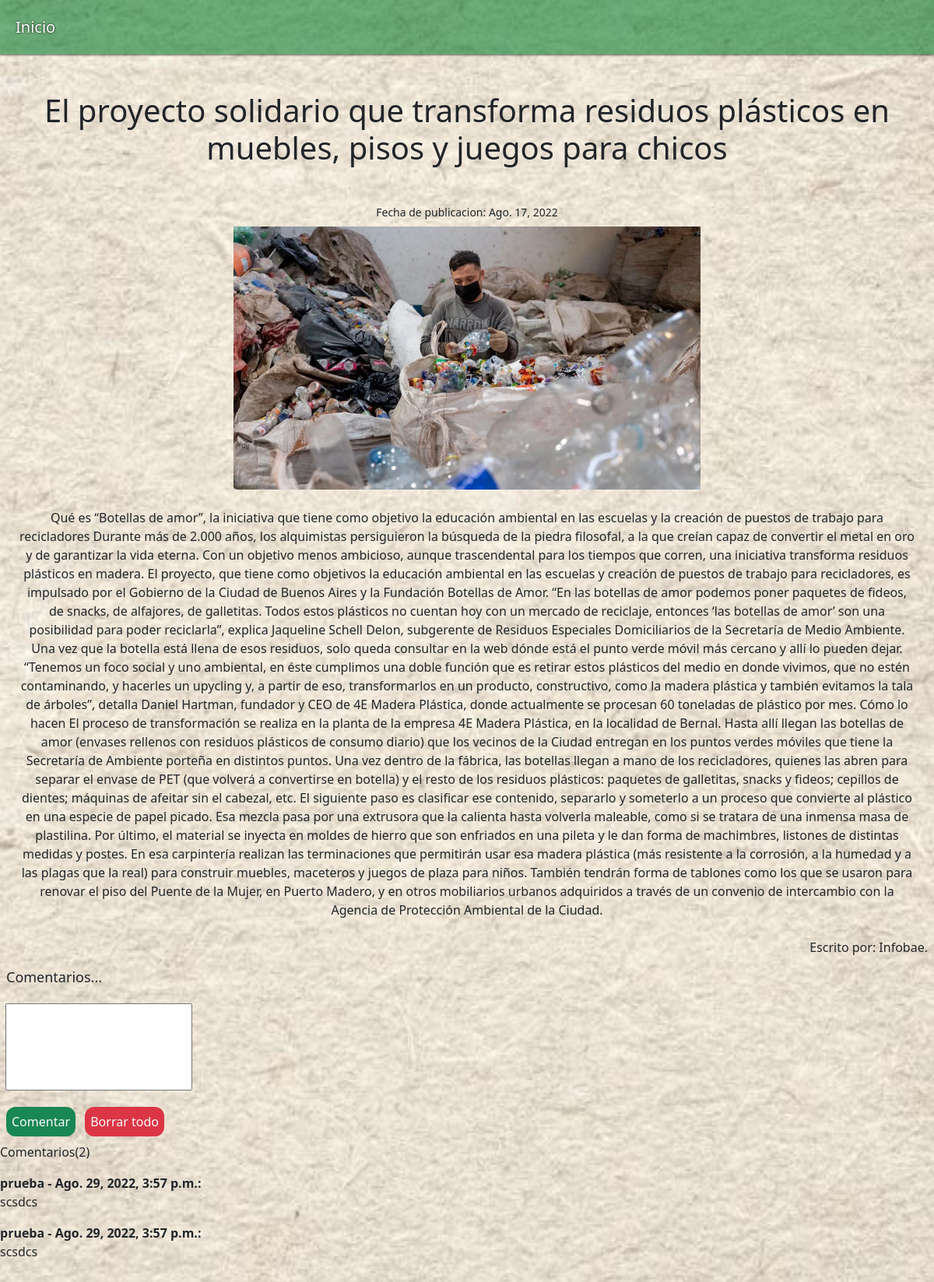
The page /seccion/articulo/1 on the database its author committed.
### apps/noticias/models.py (models this page shows, shortened)
class Noticia(models.Model):
    titulo = models.CharField(max_length=150)
    autor = models.CharField(max_length=50, null = True, blank=True)
    fechaCreacion = models.DateField(auto_now=False)
    contenido = models.TextField()
    imagen = models.ImageField(upload_to= 'noticias', null=True, blank = True)
    categoria = models.ForeignKey(Categoria, on_delete= models.CASCADE, null=True, blank= True)

class Comentario(models.Model):
    noticia_Comentario = models.ForeignKey(Noticia, related_name="comentario",on_delete=models.CASCADE)
    nombre = models.ForeignKey(User, on_delete=models.CASCADE)
    contenido = models.TextField()
    fecha_de_comentario = models.DateTimeField(auto_now_add=True)

### apps/noticias/views.py (the view)
# urls.py: path('articulo/<int:art>',articulo, name= 'articulo'),
def articulo(request, art):
    articuloSeleccionado = Noticia.objects.get(pk=art) #Aqui obtengo el objeto articuloSeleccionado.
    comentarios = Comentario.objects.filter(noticia_Comentario_id=art)
    if request.method == 'POST':
        formComentario = FormComentario(request.POST)
        if formComentario.is_valid():
            contenido= request.POST.get('contenido')
            Comentario.objects.create(noticia_Comentario_id=art, nombre=request.user, contenido=contenido)
    else:
        formComentario= FormComentario()
    ctx={
        'noticia': articuloSeleccionado,
        'comentarios': comentarios,
        'formComentario': formComentario,
    }
    return render(request, 'noticias/articulo.html', ctx)

### apps/noticias/forms.py
class FormComentario(forms.ModelForm):
    class Meta:
        model = Comentario
        fields = {
            'contenido',
        }

### templates/noticias/articulo.html (shortened to what this page needs)
{% load static %}
<!DOCTYPE html>
<html lang="en">
<head>
    <link href="https://cdn.jsdelivr.net/npm/bootstrap@5.2.0/dist/css/bootstrap.min.css" rel="stylesheet"
>
    <link rel="stylesheet" href="{% static 'noticias/articulos.css' %}">
</head>
<body>
    <nav>
        <a href="{% url 'home' %}">Inicio</a>
    </nav>
    <section>
        <h1 class="m-5 text-center"> {{ noticia.titulo }} </h1>
        <small class="m-2 text-center">Fecha de publicacion: {{ noticia.fechaCreacion }} </small>
        <div class="col-md-6">
            <img style="width: 750px;" class="img-fluid" src="{{ noticia.imagen.url }}">
        </div>
        <article class="m-4 text-center">
            <p> {{ noticia.contenido }} </p>
        </article>
        {% if noticia.autor %}
        <p class="autor m-2"> Escrito por: {{ noticia.autor }}. </p>
        {%else%}
        <p class="autor m-2"> Escrito por: Anonimo. </p>
        {% endif %}
        <section>
            <h3 class="p-2" style="font-size: 18px;">Comentarios...</h3>
            <form id="formulario" method="post">
                {{ formComentario.as_p }}
                <div class="p-1">
                    <input class="bg-success text-light m-1" style="padding: 7px; border-radius: 12px; border:none;" type="submit" required="" value="Comentar">
                    <button class="bg-danger text-light m-1" style="padding: 7px; border-radius: 12px; border:none;" type="submit" onclick="validate();">Borrar todo</button>
                </div>
            </form>
            {% if comentarios %}
            <p>Comentarios({{ comentarios.count }})</p>
            {% for c in comentarios %}
            <strong>{{ c.nombre }} - {{ c.fecha_de_comentario }}:</strong>
            <p>{{ c.contenido }}</p>
            {% endfor %}
            {%endif%}
        </section>
</body>
</html>

### static/noticias/articulos.css (style rules this page uses)
* { margin: 0; padding: 0; box-sizing: border-box; }
body { background-image: url('/static/img/fondo.jpg'); background-position: center; background-repeat: no-repeat; background-size: 100% 100%; background-attachment: fixed; }
nav { box-shadow: 0 0 3px rgb(0, 0, 0); text-align: center; width: 100%; padding: 10px; background-color: rgba(1, 122, 41, 0.561); display: flex; }
nav a { text-decoration: none; color: white; margin: 10px 10px; font-size: 20px; text-shadow: 0 0 3px rgb(0, 0, 0); }
section small { display: block; }
section .autor { text-align: right; }
.col-md-6 { display: block; margin-left: auto; margin-right: auto; width: 50%; }
textarea { margin: 7px; resize: none; height: 7em; width: 15em; outline: none; }
form p { margin: 0; }

### rows shown on the page
Noticia: titulo "El proyecto solidario que transforma residuos plásticos en muebles, pisos y juegos para chicos", fechaCreacion "Ago. 17, 2022", imagen (picture), contenido "Qué es “Botellas de amor”, la iniciativa que tiene como objetivo la educación ambiental en las escuelas y la creación de puestos de trabajo para recicladores Durante más de 2.000 años, los alquimistas persiguieron la búsqueda de la piedra filosofal, a la que creían capaz de convertir el metal en oro y de garantizar la vida eterna. Con un objetivo menos ambicioso, aunque trascendental para los tiempos que corren, una iniciativa transforma residuos plásticos en madera. El proyecto, que tiene como objetivos la educación ambiental en las escuelas y creación de puestos de trabajo para recicladores, es impulsado por el Gobierno de la Ciudad de Buenos Aires y la Fundación Botellas de Amor. “En las…", autor "Infobae"
Comentario: nombre "prueba", fecha_de_comentario "Ago. 29, 2022, 3:57 p.m.", contenido "scsdcs"
Comentario: nombre "prueba", fecha_de_comentario "Ago. 29, 2022, 3:57 p.m.", contenido "scsdcs"

### other values the page prints
{{ comentarios.count }} "2"
